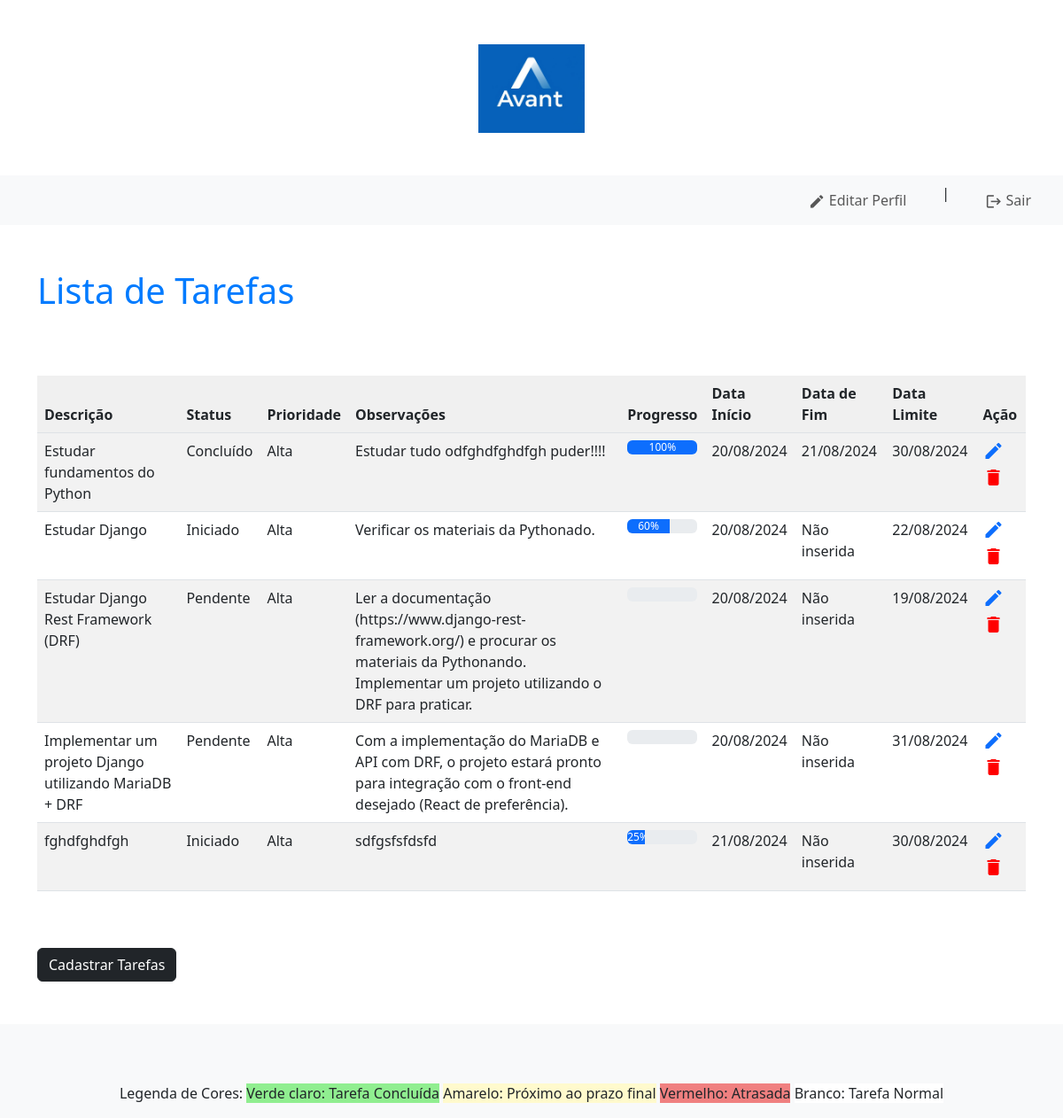
Screenshot of /tarefas/listar_tarefas/ (signed in) with the database file from the repository.
### tarefas/models.py (models this page shows, shortened)
class Tarefas(models.Model):
    status_choices = (
        (1, "Pendente"),
        (2, "Iniciado"),
        (3, "Concluído"),
        (4, "Excluído"),
    )
    prioridade_choices = (
        (1, "Baixa"),
        (2, "Média"),
        (3, "Alta"),
    )
    descricao = models.CharField(
        max_length=255, verbose_name="Descrição", null=False, blank=False
    )
    status = models.IntegerField(
        choices=status_choices, default=1, verbose_name="Status"
    )
    prioridade = models.IntegerField(
        choices=prioridade_choices, default=1, verbose_name="Prioridade"
    )
    obs = models.TextField(blank=True, null=True)
    progresso_conclusao = models.IntegerField(default=0, blank=True, null=True)
    dataInicio = models.DateTimeField(auto_now_add=True)
    dataFim = models.DateTimeField(blank=True, null=True)
    dataLimite = models.DateTimeField(blank=True, null=True)
    user = models.ForeignKey(User, on_delete=models.CASCADE)

### tarefas/views.py (the view)
# urls.py: path("listar_tarefas/", views.listar_tarefas, name="listar_tarefas"),
def listar_tarefas(request):
    if not request.user.is_authenticated:
        return redirect("/usuarios/logar")
    tarefas = (
        Tarefas.objects.filter(user=request.user)
        .exclude(status=4)
        .order_by("dataInicio")
    )  # Filtra as tarefas do usuário logado
    hoje = date.today()
    data_alerta = hoje + timedelta(days=3)  # Calcula a data com 3 dias a mais
    return render(
        request,
        "listar_tarefas.html",
        {"tarefas": tarefas, "hoje": hoje, "data_alerta": data_alerta},
    )

### tarefas/templates/listar_tarefas.html (shortened to what this page needs)
{% load static %}
<!DOCTYPE html>
<html lang="pt-br">
<head>
    <link href="https://cdn.jsdelivr.net/npm/bootstrap@5.3.0-alpha1/dist/css/bootstrap.min.css" rel="stylesheet">
    <link rel="stylesheet" href="{% static 'tarefas/css/tarefas.css' %}">
</head>
<body>
  <div class="row justify-content-center mb-5">
    <div class="col-md-4 text-center">
      <img src="{% static 'geral/img/LogoAvant1.jpg' %}" alt="Logo" class="img-fluid" style="margin-top: 50px; max-width: 200px; max-height: 100px;">
    </div>
  </div>
  <nav class="navbar navbar-expand-lg navbar-light bg-light">
    <div class="container-fluid">
      <div class="collapse navbar-collapse" id="navbarNav">
        <ul class="navbar-nav ms-auto">
          <li class="nav-item">
            <a
              class="nav-link"
              href="{% url 'editar_usuario' %}"
              aria-current="page"
            >
              <span class="material-icons icon-menu">edit</span> Editar Perfil
            </a>
          </li>
          <li class="nav-item">
            <span class="mx-3">|</span>
          </li>
          <li class="nav-item">
            <a
              class="nav-link"
              href="{% url 'deslogar' %}"
              onclick="return confirm('Deseja realmente sair?');"
            >
              <span class="material-icons icon-menu">logout</span> Sair
            </a>
          </li>
        </ul>
      </div>
    </div>
  </nav>
    <div class="container">
        <h1 class="mb-4">Lista de Tarefas</h1>
        <br>
        <br>
        <table class="table table-striped">
            <thead>
                <tr>
                    <th>Descrição</th>
                    <th>Status</th>
                    <th>Prioridade</th>
                    <th>Observações</th>
                    <th>Progresso</th>
                    <th>Data Início</th>
                    <th>Data de Fim</th>
                    <th>Data Limite</th>
                    <th>Ação</th>
                </tr>
            </thead>
            <tbody>
                {% for tarefa in tarefas %}
                <tr class="{% if tarefa.status == 3 %}concluida{% elif tarefa.dataLimite and tarefa.dataLimite|date:'Y-m-d' < hoje|date:'Y-m-d' %}atraso{% elif tarefa.dataLimite and tarefa.dataLimite|date:'Y-m-d' < data_alerta|date:'Y-m-d' %}alerta{% else %}normal{% endif %}">
                    <td>{{ tarefa.descricao }}</td>
                    <td>
                        {% if tarefa.status == 1 %}
                            Pendente
                        {% elif tarefa.status == 2 %}
                            Iniciado
                        {% elif tarefa.status == 3 %}
                            Concluído
                        {% elif tarefa.status == 4 %}
                            Excluído
                        {% endif %}
                    </td>
                    <td>
                        {% if tarefa.prioridade == 1 %}
                            Baixa
                        {% elif tarefa.prioridade == 2 %}
                            Média
                        {% elif tarefa.prioridade == 3 %}
                            Alta
                        {% endif %}
                    </td>
                    <td>{{ tarefa.obs }}</td>
                    <td>
                        <div class="progress">
                            <div class="progress-bar" role="progressbar" style="width: {{ tarefa.progresso_conclusao }}%;" aria-valuenow="{{ tarefa.progresso_conclusao }}" aria-valuemin="0" aria-valuemax="100">{{ tarefa.progresso_conclusao }}%</div>
                        </div>
                    </td>
                    <td>{{ tarefa.dataInicio|date:"d/m/Y" }}</td>
                    {% if tarefa.dataFim %}
                      <td>{{ tarefa.dataFim|date:"d/m/Y" }}</td>
                      {% else %}
                          <td> Não inserida </td>
                      {% endif %}
                      <td>{{ tarefa.dataLimite|date:"d/m/Y" }}</td>
                      <td>
                        <a href="{% url 'editar_tarefa' tarefa.id %}" class="material-icons">edit</a>
                        <a href="{% url 'excluir_tarefa' tarefa.id %}" class="material-icons my-icon-color_delete" onclick="return confirm('Tem certeza que deseja excluir a tarefa?');">delete</a>
                    </td>
                    </tr>
                {% endfor %}
            </tbody>
        </table>
        <br><br>
        <a href="{% url 'cadastrar_tarefa' %}"  class="btn btn-dark">Cadastrar Tarefas</a>
    </div>
    <footer class="footer mt-5 py-3 bg-light">
        <div class="container">
          <div class="row">
            <div class="col-md-12 text-center">
              <p class="mb-0">
                Legenda de Cores:
                <span class="concluida">Verde claro: Tarefa Concluída</span>
                <span class="alerta">Amarelo: Próximo ao prazo final</span>
                <span class="atraso">Vermelho: Atrasada</span>
                <span class="normal">Branco: Tarefa Normal</span>
              </p>
            </div>
          </div>
        </div>
      </footer>
</body>
</html>

### templates/static/tarefas/css/tarefas.css (style rules this page uses)
.table { width: 100%; }
.table th { background-color: #f0f0f0; }
.container { margin-top: 50px; }
h1 { color: #007bff; }
.my-icon-color_delete { color: red; }
a { text-decoration: none; }
.alerta { background-color: #fffacd; }
.atraso { background-color: #f08080; }
.concluida { background-color: #90EE90; }
.normal { background-color: white; }
.navbar-nav .nav-item { margin-right: 1rem; }
.icon-menu { vertical-align: middle; font-size: 1.2rem; }
.mx-3 { width: 1.2rem; }

### rows the page displays
Tarefas: descricao "Estudar fundamentos do Python", status "Concluído", prioridade "Alta", obs "Estudar tudo odfghdfghdfgh puder!!!!", progresso_conclusao "100", dataInicio "20/08/2024", dataFim "21/08/2024", dataLimite "30/08/2024"
Tarefas: descricao "Estudar Django", status "Iniciado", prioridade "Alta", obs "Verificar os materiais da Pythonado.", progresso_conclusao "60", dataInicio "20/08/2024", shows "Não inserida", dataLimite "22/08/2024"
Tarefas: descricao "Estudar Django Rest Framework (DRF)", status "Pendente", prioridade "Alta", obs "Ler a documentação (https://www.django-rest-framework.org/) e procurar os materiais da Pythonando. Implementar um projeto utilizando o DRF para praticar.", dataInicio "20/08/2024", shows "Não inserida", dataLimite "19/08/2024"
Tarefas: descricao "Implementar um projeto Django utilizando MariaDB + DRF", status "Pendente", prioridade "Alta", obs "Com a implementação do MariaDB e API com DRF, o projeto estará pronto para integração com o front-end desejado (React de preferência).", dataInicio "20/08/2024", shows "Não inserida", dataLimite "31/08/2024"
Tarefas: descricao "fghdfghdfgh", status "Iniciado", prioridade "Alta", obs "sdfgsfsfdsfd", progresso_conclusao "25", dataInicio "21/08/2024", shows "Não inserida", dataLimite "30/08/2024"
